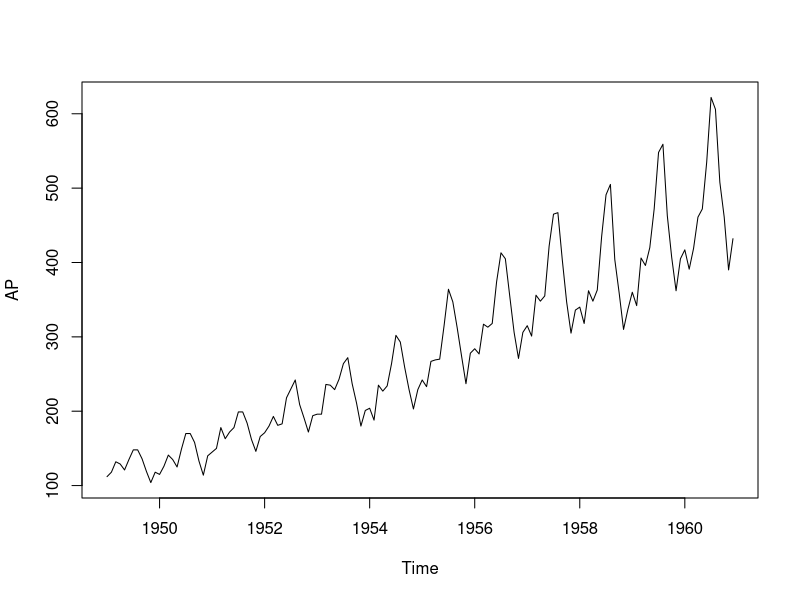
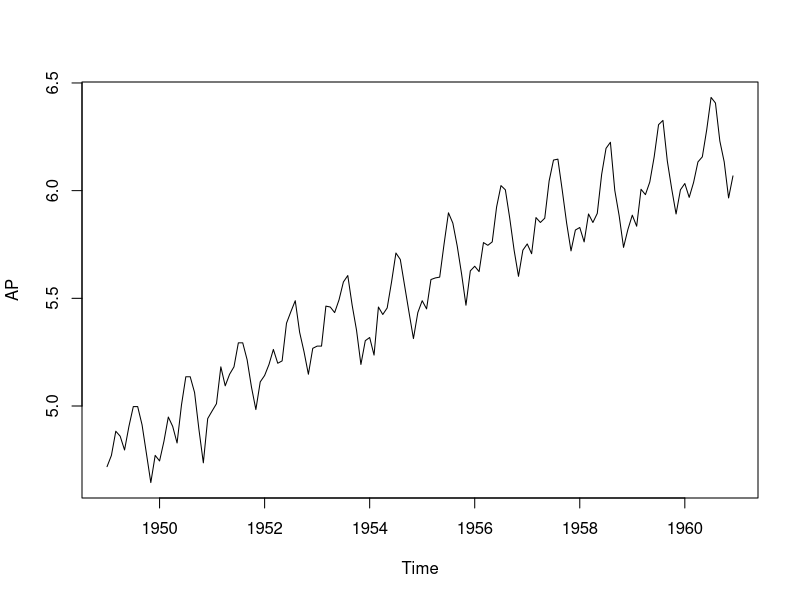
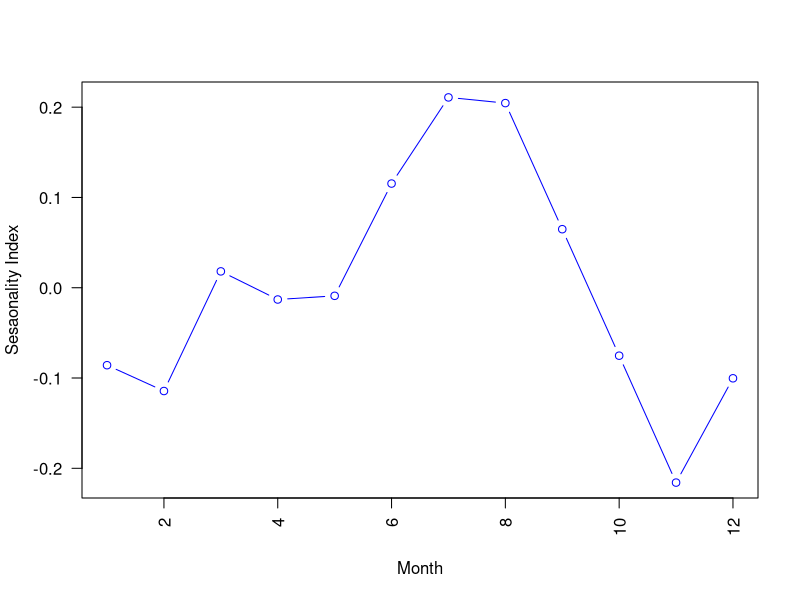
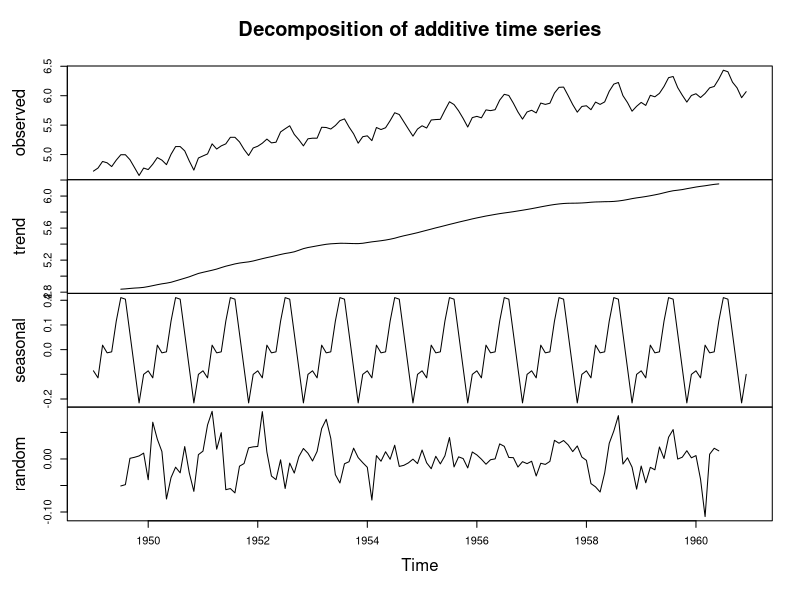
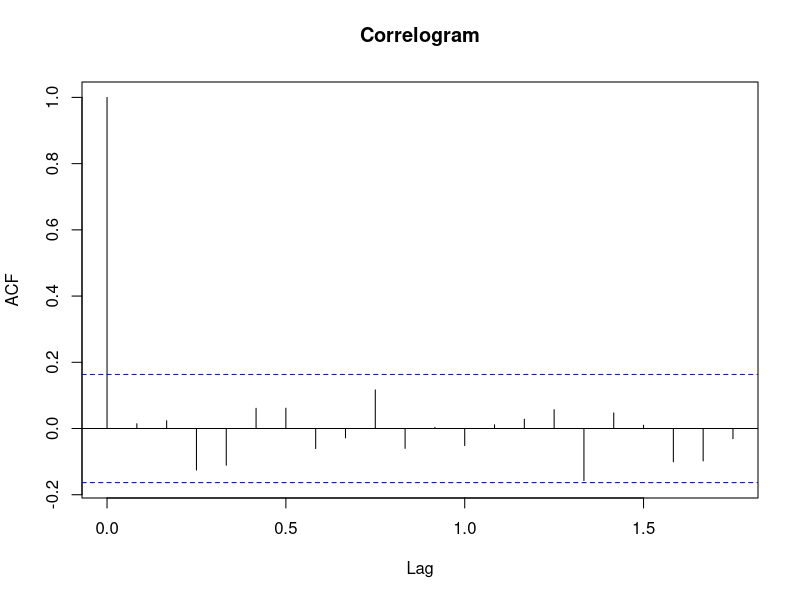
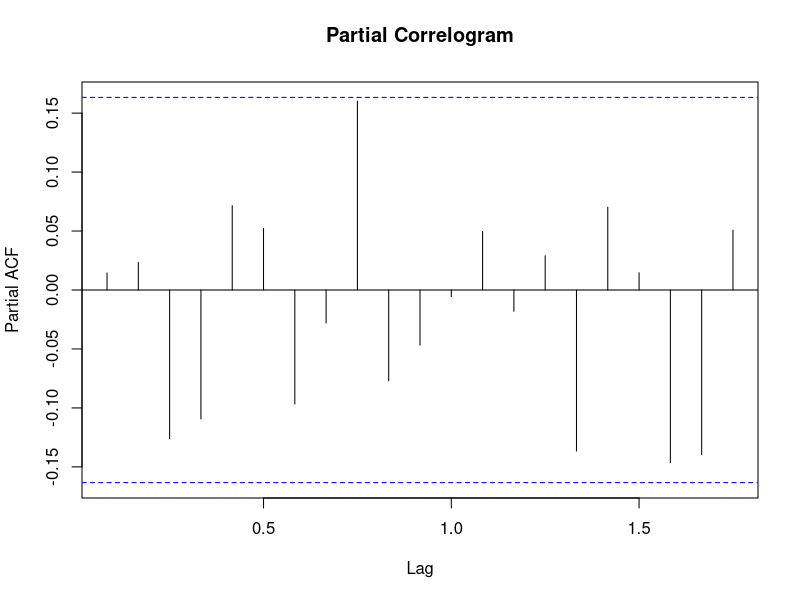
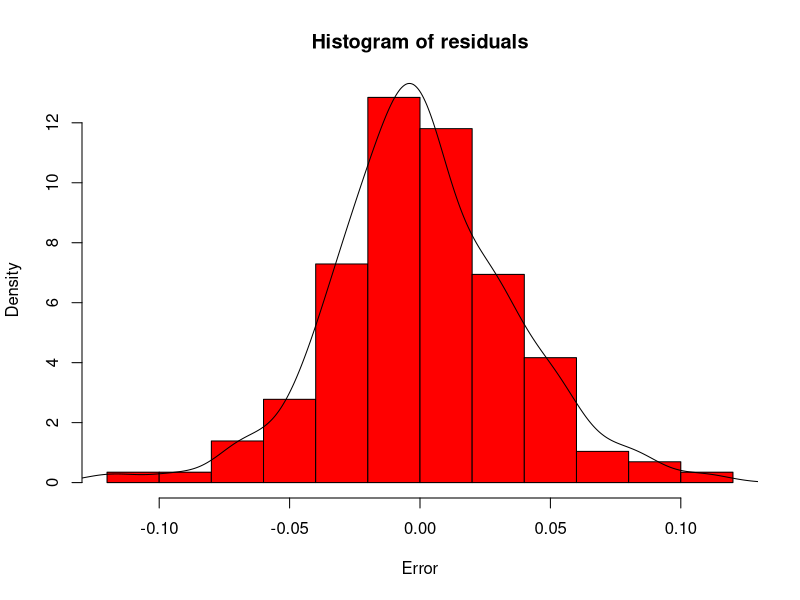
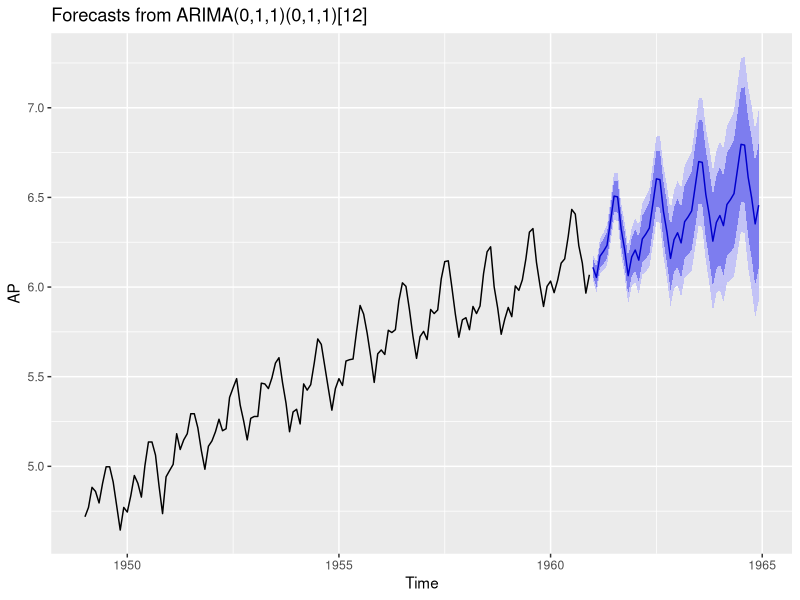

Reproduce these figures in R, in order.
# Time series data
data('AirPassengers')
AP <- AirPassengers
str(AP)


head(AP)
ts(AP, frequency = 12, start = c(1949,1))

attributes(AP)

plot(AP)

# Log transform
AP <- log(AP)
plot(AP)

# decomposition of additive time series
decomp <- decompose(AP)
decomp$figure
plot(decomp$figure,
     type = 'b',
     xlab = 'Month',
     ylab = 'Sesaonality Index',
     col = 'blue',
     las = 2)

plot(decomp)

# ARIMA
library(forecast)
model <- auto.arima(AP)
attributes(model)

# ACF and PACF plots
acf(model$residuals, main = 'Correlogram')
pacf(model$residuals, main = 'Partial Correlogram')

# Ljung-Box test
Box.test(model$residuals, lag = 20, type = 'Ljung-Box')

# Residual plot
hist(model$residuals,
     col = 'red',
     xlab = 'Error',
     main = 'Histogram of residuals',
     freq = FALSE)
lines(density(model$residuals))

# Forecast
f <- forecast(model, 48)
library(ggplot2)
autoplot(f)
accuracy(f)

